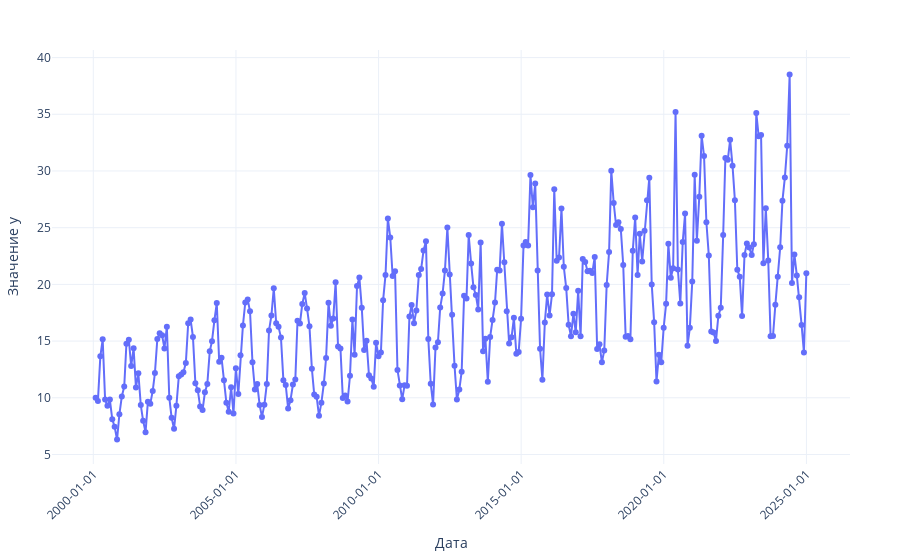

Notebook cell for this chart:
### Markdown cell above
Воспользуюсь DEEPSEEK для оформления графика.

### Code cell
fig = go.Figure()

fig.add_trace(
    go.Scatter(
        x=df["date"],
        y=df["y"],
        mode="lines+markers",
        marker=dict(size=6, symbol="circle"),
        hovertemplate="<b>Дата</b>: %{x|%Y-%m-%d %H:%M:%S}<br>"
        + "<b>Значение</b>: %{y:.2f}<extra></extra>",
    )
)

fig.update_layout(
    template="plotly_white",
    hovermode="x unified",
    xaxis_title="Дата",
    yaxis_title="Значение y",
    xaxis=dict(
        title_font=dict(size=14),
        tickfont=dict(size=12),
        tickformat="%Y-%m-%d",
        tickangle=-45,
    ),
    yaxis=dict(title_font=dict(size=14), tickfont=dict(size=12)),
    margin=dict(l=50, r=50, t=50, b=80),
)

fig.show()

### Figure 1 — Plotly figure (JSON) as saved in the notebook; plotly's stock layout.template omitted (floating-point values rounded to 4 significant figures; data arrays with more than 128 entries replaced by an {"elided": "..."} marker saying what was removed)
{"data": [{"hovertemplate": "<b>Дата</b>: %{x|%Y-%m-%d %H:%M:%S}<br><b>Значение</b>: %{y:.2f}<extra></extra>", "marker": {"size": 6, "symbol": "circle"}, "mode": "lines+markers", "type": "scatter", "x": {"elided": "300 str values"}, "y": {"elided": "300 float values"}}], "layout": {"hovermode": "x unified", "margin": {"b": 80, "l": 50, "r": 50, "t": 50}, "xaxis": {"tickangle": -45, "tickfont": {"size": 12}, "tickformat": "%Y-%m-%d", "title": {"font": {"size": 14}, "text": "Дата"}}, "yaxis": {"tickfont": {"size": 12}, "title": {"font": {"size": 14}, "text": "Значение y"}}}}
